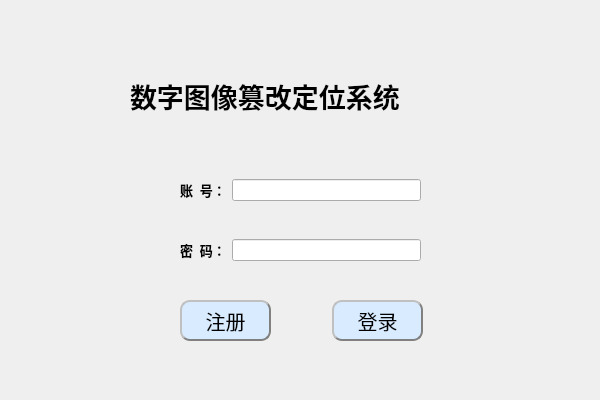
<?xml version="1.0" encoding="UTF-8"?>
<ui version="4.0">
 <class>Form</class>
 <widget class="QWidget" name="Form">
  <property name="geometry">
   <rect>
    <x>0</x>
    <y>0</y>
    <width>600</width>
    <height>400</height>
   </rect>
  </property>
  <property name="minimumSize">
   <size>
    <width>600</width>
    <height>400</height>
   </size>
  </property>
  <property name="maximumSize">
   <size>
    <width>600</width>
    <height>400</height>
   </size>
  </property>
  <property name="windowTitle">
   <string>登录界面</string>
  </property>
  <property name="windowIcon">
   <iconset resource="../mainwin_bg.qrc">
    <normaloff>:/mainicon/images/icon.png</normaloff>:/mainicon/images/icon.png</iconset>
  </property>
  <property name="styleSheet">
   <string notr="true">#Form{
border-image: url(:/login_bg/images/bg.png);
}
QLabel{
font-weight:bold;
}</string>
  </property>
  <widget class="QLabel" name="title_label">
   <property name="geometry">
    <rect>
     <x>130</x>
     <y>40</y>
     <width>351</width>
     <height>111</height>
    </rect>
   </property>
   <property name="font">
    <font>
     <family>仿宋</family>
     <pointsize>20</pointsize>
     <weight>75</weight>
     <bold>true</bold>
    </font>
   </property>
   <property name="styleSheet">
    <string notr="true"/>
   </property>
   <property name="text">
    <string>数字图像篡改定位系统</string>
   </property>
  </widget>
  <widget class="QPushButton" name="login_Button">
   <property name="geometry">
    <rect>
     <x>332</x>
     <y>300</y>
     <width>91</width>
     <height>41</height>
    </rect>
   </property>
   <property name="styleSheet">
    <string notr="true"> QPushButton
                    {
font: 9pt &quot;仿宋&quot;;
					 text-align : center;
                     background-color : white;
	background-color: rgb(217, 235, 255);
                     font: bold;
                     border-color: gray;
                     border-width: 2px;
                     border-radius: 10px;
                     padding: 6px;
                     height : 14px;
                     border-style: outset;
                     font : 20px;}
                     QPushButton:pressed
                     {text-align : center;
                     background-color : light gray;
                     font: bold;
                     border-color: gray;
                     border-width: 2px;
                     border-radius: 10px;
                     padding: 6px;
                     height : 14px;
                     border-style: outset;
                     font : 14px;}
</string>
   </property>
   <property name="text">
    <string>登录</string>
   </property>
  </widget>
  <widget class="QWidget" name="layoutWidget">
   <property name="geometry">
    <rect>
     <x>180</x>
     <y>177</y>
     <width>241</width>
     <height>26</height>
    </rect>
   </property>
   <layout class="QHBoxLayout" name="horizontalLayout">
    <item>
     <widget class="QLabel" name="acc_label">
      <property name="font">
       <font>
        <family>仿宋</family>
        <pointsize>10</pointsize>
        <weight>75</weight>
        <bold>true</bold>
       </font>
      </property>
      <property name="text">
       <string>账  号：</string>
      </property>
     </widget>
    </item>
    <item>
     <widget class="QLineEdit" name="Account_lineEdit"/>
    </item>
   </layout>
  </widget>
  <widget class="QWidget" name="layoutWidget">
   <property name="geometry">
    <rect>
     <x>180</x>
     <y>237</y>
     <width>241</width>
     <height>26</height>
    </rect>
   </property>
   <layout class="QHBoxLayout" name="horizontalLayout_2">
    <item>
     <widget class="QLabel" name="pass_label">
      <property name="font">
       <font>
        <family>仿宋</family>
        <pointsize>10</pointsize>
        <weight>75</weight>
        <bold>true</bold>
       </font>
      </property>
      <property name="text">
       <string>密  码：</string>
      </property>
     </widget>
    </item>
    <item>
     <widget class="QLineEdit" name="Password_lineEdit">
      <property name="echoMode">
       <enum>QLineEdit::Password</enum>
      </property>
     </widget>
    </item>
   </layout>
  </widget>
  <widget class="QPushButton" name="register_Button">
   <property name="geometry">
    <rect>
     <x>180</x>
     <y>300</y>
     <width>91</width>
     <height>41</height>
    </rect>
   </property>
   <property name="styleSheet">
    <string notr="true"> QPushButton
                    {
font: 9pt &quot;仿宋&quot;;
					 text-align : center;
                     background-color : white;
	background-color: rgb(217, 235, 255);
                     font: bold;
                     border-color: gray;
                     border-width: 2px;
                     border-radius: 10px;
                     padding: 6px;
                     height : 14px;
                     border-style: outset;
                     font : 20px;}
                     QPushButton:pressed
                     {text-align : center;
                     background-color : light gray;
                     font: bold;
                     border-color: gray;
                     border-width: 2px;
                     border-radius: 10px;
                     padding: 6px;
                     height : 14px;
                     border-style: outset;
                     font : 14px;}
</string>
   </property>
   <property name="text">
    <string>注册</string>
   </property>
  </widget>
 </widget>
 <resources>
  <include location="../images.qrc"/>
  <include location="../mainwin_bg.qrc"/>
 </resources>
 <connections>
  <connection>
   <sender>login_Button</sender>
   <signal>clicked()</signal>
   <receiver>Form</receiver>
   <slot>check_login()</slot>
   <hints>
    <hint type="sourcelabel">
     <x>376</x>
     <y>316</y>
    </hint>
    <hint type="destinationlabel">
     <x>358</x>
     <y>523</y>
    </hint>
   </hints>
  </connection>
  <connection>
   <sender>register_Button</sender>
   <signal>clicked()</signal>
   <receiver>Form</receiver>
   <slot>register()</slot>
   <hints>
    <hint type="sourcelabel">
     <x>236</x>
     <y>312</y>
    </hint>
    <hint type="destinationlabel">
     <x>218</x>
     <y>427</y>
    </hint>
   </hints>
  </connection>
 </connections>
 <slots>
  <slot>register()</slot>
  <slot>check_login()</slot>
 </slots>
</ui>
